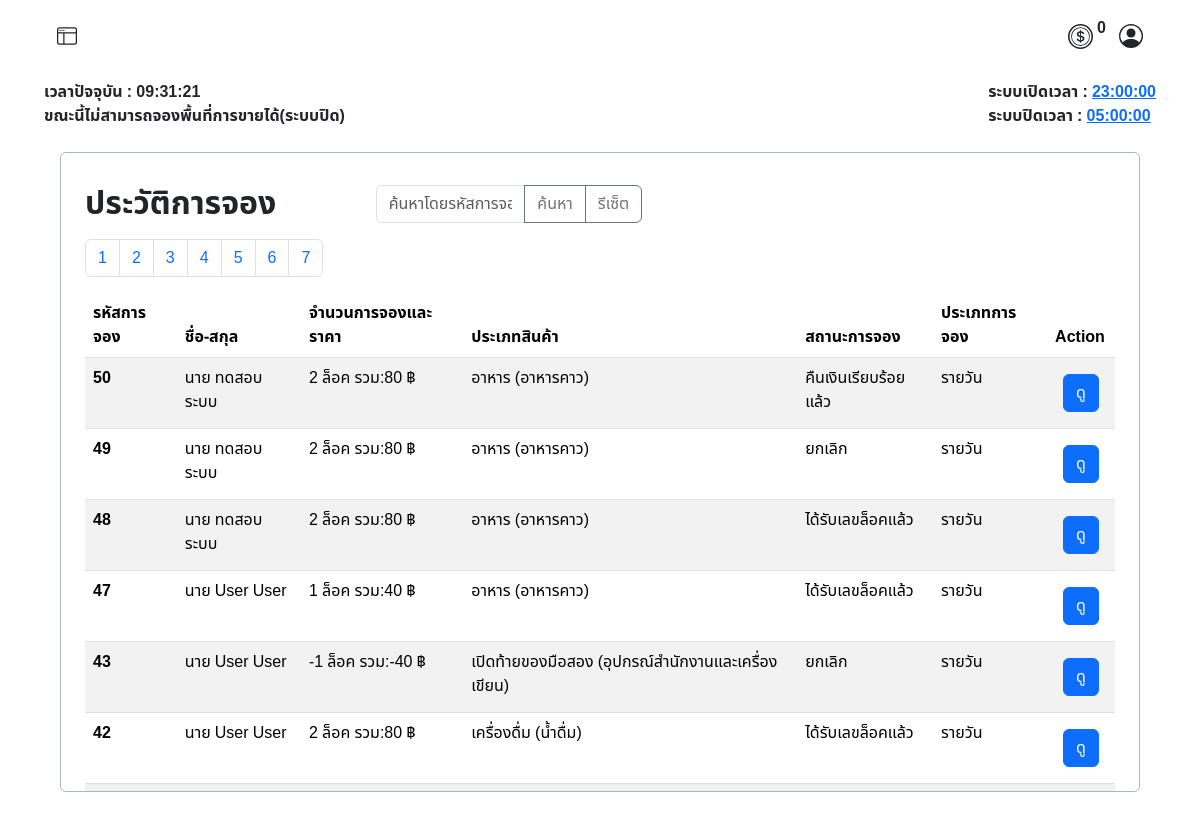
/admin/booking_history.php (signed in), run on the app's committed database.
### tables this page shows
CREATE TABLE `operating_hours` (
  `id` int(11) NOT NULL,
  `opening_time` time NOT NULL,
  `closing_time` time NOT NULL
);

CREATE TABLE `booked` (
  `id_booked` int(10) UNSIGNED ZEROFILL NOT NULL COMMENT 'รหัสการจองแบบเรียบร้อยแล้ว',
  `booking_id` int(10) UNSIGNED DEFAULT NULL COMMENT 'รหัสการจอง',
  `member_id` int(6) UNSIGNED DEFAULT NULL COMMENT 'รหัสลูกค้า',
  `booking_amount` varchar(45) NOT NULL,
  `total_price` varchar(45) NOT NULL,
  `product_type` int(11) NOT NULL,
  `sub_product_type` int(11) NOT NULL,
  `booking_status` int(3) UNSIGNED NOT NULL COMMENT 'สถานะการจอง',
  `booking_type` varchar(20) NOT NULL,
  `zone_id` int(3) UNSIGNED NOT NULL COMMENT 'รหัสประเภทโซน',
  `slip_img` varchar(45) DEFAULT NULL COMMENT 'log',
  `booking_date` timestamp NOT NULL DEFAULT current_timestamp() ON UPDATE current_timestamp() COMMENT 'วันเวลาที่จอง',
  `booked_lock_number` varchar(10) DEFAULT NULL COMMENT 'เลขล็อคที่จะได้',
  `expiration_date` datetime DEFAULT NULL
);

CREATE TABLE `category` (
  `id_category` int(11) NOT NULL,
  `cat_name` varchar(45) NOT NULL
);

CREATE TABLE `sub_category` (
  `idsub_category` int(11) NOT NULL,
  `id_category` int(11) DEFAULT NULL,
  `sub_cat_name` varchar(45) NOT NULL
);

CREATE TABLE `booking_status` (
  `id` int(3) UNSIGNED NOT NULL COMMENT 'รหัสสถานะการจอง',
  `status` varchar(50) NOT NULL COMMENT 'สถานะ'
);

### admin/booking_history.php (the view, shortened to what this page needs)
<?php
require("../condb.php");
$results_per_page = 7;
$page = isset($_GET['page']) ? (int)$_GET['page'] : 1;
$start_from = ($page - 1) * $results_per_page;
?>
<!DOCTYPE html>
<html lang="th">
<head>
    <link href="https://cdn.jsdelivr.net/npm/bootstrap@5.3.3/dist/css/bootstrap.min.css" rel="stylesheet">
    <link rel="stylesheet" href="../asset/css/font.css">
</head>
<body>
    <?php include('./admin_nav.php'); ?>
    <div class="container my-4 p-2 border border-dark-subtle rounded overflow-auto" style="width: 90%; height: 40rem;">
        <div class="tab-content" id="myTabContent">
            <div class="tab-pane fade show active mt-2 mx-2 p-2" id="category">
                <div class="mt-2">
                    <div class="d-flex">
                        <div class="row">
                            <div class="w-50">
                                <h2><strong>ประวัติการจอง</strong></h2>
                            </div>
                            <div class="w-50">
                                <form method="GET">
                                    <div class="input-group mb-3">
                                        <input class="form-control" type="text" name="search_query" placeholder="ค้นหาโดยรหัสการจอง, ชื่อ-สกุล">
                                        <button class="btn btn-outline-secondary" type="submit">ค้นหา</button>
                                        <a href="?reset=true" class="btn btn-outline-secondary">รีเซ็ต</a>
                                    </div>
                                </form>
                            </div>
                        </div>
                    </div>
                    <?php
                    $sql_total = "SELECT COUNT(*) FROM market_booking.booked";
                    $result_total = $conn->query($sql_total);
                    $row_total = $result_total->fetch_row();
                    $total_records = $row_total[0];
                    $total_pages = ceil($total_records / $results_per_page);
                    echo "<nav>";
                    echo "<ul class='pagination'>";
                    for ($i = 1; $i <= $total_pages; $i++) {
                        echo "<li class='page-item'><a class='page-link' href='?page=" . $i . "'>" . $i . "</a></li>";
                    }
                    echo "</ul>";
                    echo "</nav>";
                    $sql = "SELECT
                            B.booking_id,
                            CONCAT(U.prefix, ' ', U.firstname, ' ', U.lastname) AS fullname,
                            B.booking_amount,
                            B.total_price,
                            C.cat_name,
                            SC.sub_cat_name,
                            BS.status,
                            B.booking_type,
                            B.slip_img,
                            B.booked_lock_number,
                            B.booking_date
                        FROM market_booking.booked AS B
                        LEFT JOIN booking_status AS BS ON B.booking_status = BS.id
                        LEFT JOIN tbl_user AS U ON B.member_id = U.user_id
                        LEFT JOIN category AS C ON B.product_type = C.id_category
                        LEFT JOIN sub_category AS SC ON B.sub_product_type = SC.idsub_category
                        ORDER BY id_booked DESC";
                    $sql .= " LIMIT $start_from, $results_per_page";
                    $result = $conn->query($sql);
                    if ($result === false) {
                        echo "ข้อผิดพลาด SQL: " . $conn->error;
                    } elseif ($result->num_rows > 0) {
                        echo "<table class='table table-striped'>";
                        echo "<thead>
            <tr>
                <th>รหัสการจอง</th>
                <th>ชื่อ-สกุล</th>
                <th>จำนวนการจองและราคา</th>
                <th>ประเภทสินค้า</th>
                <th>สถานะการจอง</th>
                <th>ประเภทการจอง</th>
                <th>Action</th>
            </tr>
        </thead>";
                        echo "<tbody>";
                        while ($row = $result->fetch_assoc()) {
                            echo "<tr>";
                            echo "<td><strong>" . (is_null($row["booking_id"]) ? "<span class='text-danger'>ข้อมูลถูกลบไปแล้ว</span>" : $row["booking_id"]) . "</strong></td>";
                            echo "<td>" . (is_null($row["fullname"]) ? "<span class='text-danger'>ข้อมูลถูกลบไปแล้ว</span>" : $row["fullname"]) . "</td>";
                            echo "<td>" . (is_null($row["booking_amount"]) || is_null($row["total_price"]) ? "<span class='text-danger'>ข้อมูลถูกลบไปแล้ว</span>" : $row["booking_amount"] . " ล็อค รวม:" . $row["total_price"] . " ฿") . "</td>";
                            echo "<td>" . (is_null($row["cat_name"]) || is_null($row["sub_cat_name"]) ? "<span class='text-danger'>ข้อมูลถูกลบไปแล้ว</span>" : $row["cat_name"] . " (" . $row["sub_cat_name"] . ")") . "</td>";
                            echo "<td>" . (is_null($row["status"]) ? "<span class='text-danger'>ข้อมูลถูกลบไปแล้ว</span>" : $row["status"]) . "</td>";
                            if ($row["booking_type"] === 'PerDay') {
                                $booking_type_display = 'รายวัน';
                            } elseif ($row["booking_type"] === 'PerMonth') {
                                $booking_type_display = 'รายเดือน';
                            } else {
                                $booking_type_display = 'ไม่ทราบประเภทการจอง';
                            }
                            echo "<td>" . $booking_type_display . "</td>";
                            echo "<td>
                    <button
                        class='btn btn-primary m-2' type='button'
                        data-bs-toggle='modal'
                        data-bs-target='#viewBookingModal'
                        data-id='" . (is_null($row["booking_id"]) ? '' : $row["booking_id"]) . "'>
                        ดู
                    </button>
                </td>";
                            echo "</tr>";
                        }
                        echo "</tbody></table>";
                    } else {
                        echo "ไม่พบข้อมูล";
                    }
                    ?>
                </div>
            </div>
        </div>
    </div>
</body>
</html>

### admin/admin_nav.php (shortened to what this page needs)
<nav class="row g-2">
    <div class="col-12 d-flex justify-content-between px-5 py-3">
        <div class="col-4">
            <button class="btn" type="button" data-bs-toggle="offcanvas" data-bs-target="#offcanvasWithBothOptions" aria-controls="offcanvasWithBothOptions">
            </button>
        </div>
        <div class="d-flex align-items-center ">
            <div class="row  ">
                <div class="col d-flex align-items-center justify-content-center">
                    <p class="ms-1">
                        <strong>
                            <?php
                            echo $_SESSION["token"];
                            ?>
                        </strong>
                    </p>
                </div>
            </div>
            <button class="btn " type="button" data-bs-toggle="modal" data-bs-target="#ProfileModal">
            </button>
        </div>
    </div>
    <?php
    require("../condb.php");
    $sql_time = "SELECT opening_time, closing_time FROM operating_hours LIMIT 1";
    $result = $conn->query($sql_time);
    $row_time = $result->fetch_assoc();
    $openingTime = $row_time['opening_time'];
    $closingTime = $row_time['closing_time'];
    ?>
    <div class="col-12 d-flex justify-content-between px-5">
        <strong>
            <div id="time"></div>
            <div id="status"></div>
        </strong>
        <strong>
            <div id="opening_time">ระบบเปิดเวลา : <a href="#" data-bs-toggle="modal" data-bs-target="#editTimeModal"><?php echo $openingTime; ?></a></div>
            <div id="closing_time">ระบบปิดเวลา : <a href="#" data-bs-toggle="modal" data-bs-target="#editTimeModal"><?php echo $closingTime; ?></a></div>
        </strong>
    </div>
</nav>

### data on the page
operating_hours: opening_time "23:00:00", closing_time "05:00:00"
booked: booking "50", fullname "นาย ทดสอบ ระบบ", booking_amount "2", total_price "80", product_type.cat_name "อาหาร", sub_category.sub_cat_name "อาหารคาว", booking_status.status "คืนเงินเรียบร้อยแล้ว", booking_type "รายวัน"
booked: booking "49", fullname "นาย ทดสอบ ระบบ", booking_amount "2", total_price "80", product_type.cat_name "อาหาร", sub_category.sub_cat_name "อาหารคาว", booking_status.status "ยกเลิก", booking_type "รายวัน"
booked: booking "48", fullname "นาย ทดสอบ ระบบ", booking_amount "2", total_price "80", product_type.cat_name "อาหาร", sub_category.sub_cat_name "อาหารคาว", booking_status.status "ได้รับเลขล็อคแล้ว", booking_type "รายวัน"
booked: booking "47", fullname "นาย User User", booking_amount "1", total_price "40", product_type.cat_name "อาหาร", sub_category.sub_cat_name "อาหารคาว", booking_status.status "ได้รับเลขล็อคแล้ว", booking_type "รายวัน"
booked: booking "43", fullname "นาย User User", booking_amount "-1", total_price "-40", product_type.cat_name "เปิดท้ายของมือสอง", sub_category.sub_cat_name "อุปกรณ์สำนักงานและเครื่องเขียน", booking_status.status "ยกเลิก", booking_type "รายวัน"
booked: booking "42", fullname "นาย User User", booking_amount "2", total_price "80", product_type.cat_name "เครื่องดื่ม", sub_category.sub_cat_name "น้ำดื่ม", booking_status.status "ได้รับเลขล็อคแล้ว", booking_type "รายวัน"

### other printed values
$_SESSION["token"] "0"
